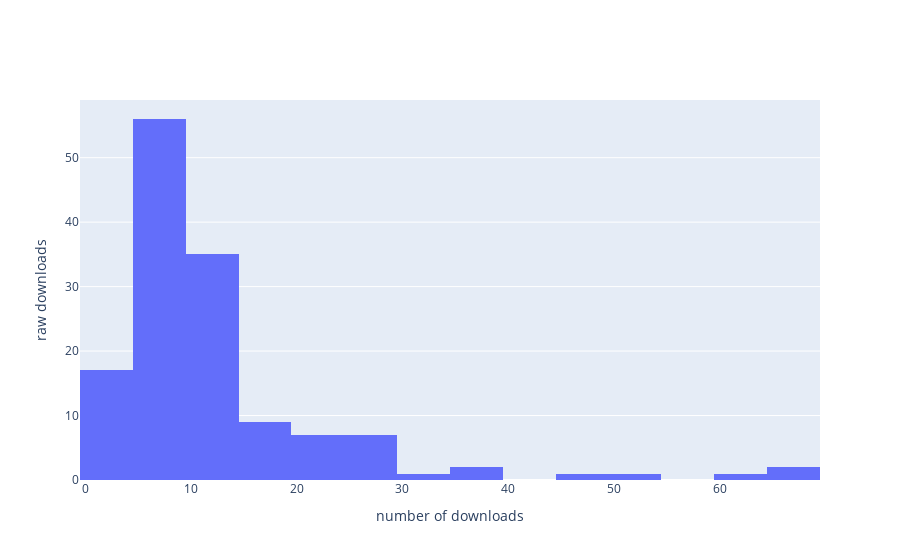

The cell this chart's notebook holds for it:
### Markdown cell above
#### Evaluate download groups

### Code cell
# evaluate how to define download groups 
x = top_ds_raw['raw downloads'].tolist()
fig = go.Figure(data=[go.Histogram(x=x)])
fig.update_layout(
        xaxis_title="number of downloads",
        yaxis_title="raw downloads",
        showlegend = False
    )
fig.show()

### Figure 1 — Plotly figure (JSON) as saved in the notebook; plotly's stock layout.template omitted (floating-point values rounded to 4 significant figures; data arrays with more than 128 entries replaced by an {"elided": "..."} marker saying what was removed)
{"data": [{"type": "histogram", "x": {"elided": "139 int values"}}], "layout": {"showlegend": false, "xaxis": {"title": {"text": "number of downloads"}}, "yaxis": {"title": {"text": "raw downloads"}}}}
